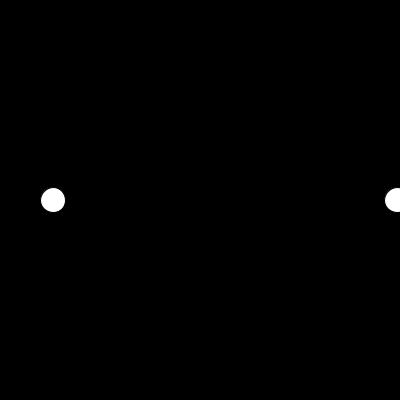
Frame 1 (no input)
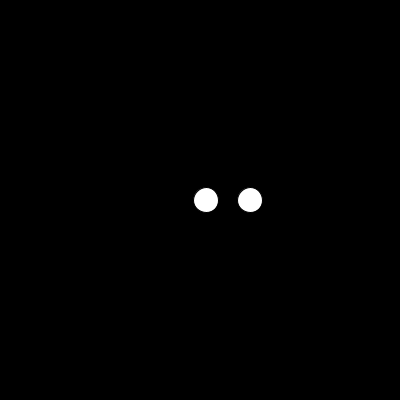
Frame 60 (the mouse pressed at the canvas centre just before this capture)
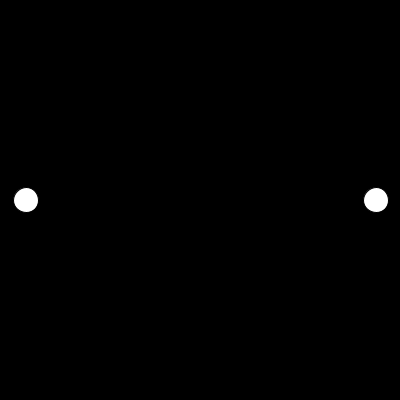
Frame 120 (the mouse held since frame 60 and released just before this capture)

The Processing sketch that drew these frames (run headless with seeded random() and noise(); from frame 60 on, the mouse is pressed at the canvas centre):

// Processing sketch: processing_89916
// ── processing_89916.pde

ball ballONE = new ball(50, 3), ballTWO = new ball(400, -3);
void setup() {
  size(400, 400);
}
void draw() {
  background(0);
  ballONE.drawball();
  ballTWO.drawball();
}
class ball {
  float x, y=200, xvel;
  
   ball(float xvar, float xvelvar) {
    xvel=xvelvar;
    x=xvar;
  }
  void drawball() {
    x+=xvel;
    if(dist(ballONE.x, ballONE.y, ballTWO.x, ballTWO.y)<25) {
      xvel*=-1;
    }
    ellipse(x, y, 25, 25);
    if(x<0 || x>width) {
      xvel*=-1;
    }
  }
}
